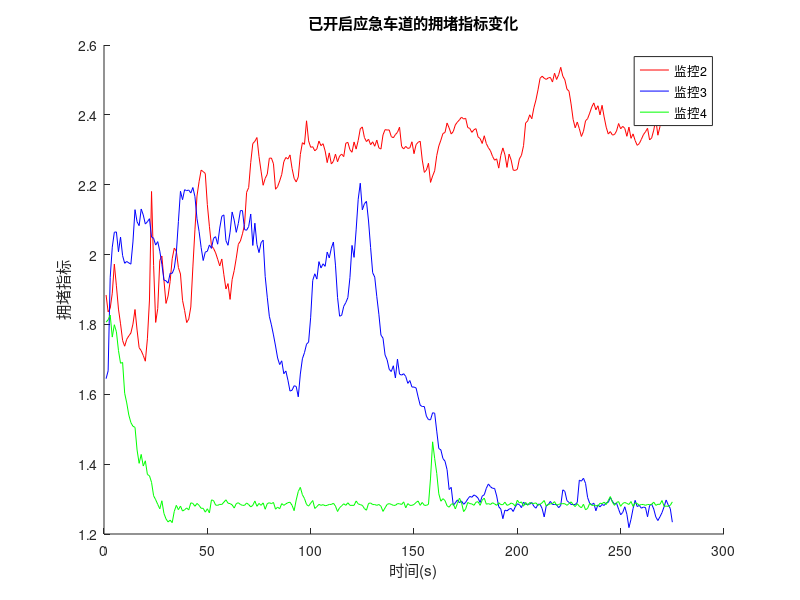
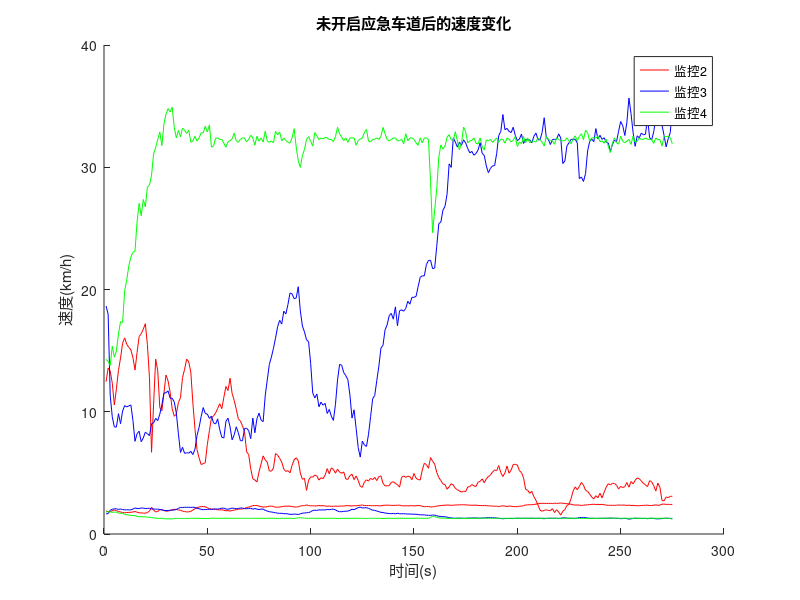

The MATLAB script that drew these images, in order:
clear; close all; clc
% 读取文件
load('noemergency_speed1_v.mat')
%watch2_rou = [rou{:,2}];watch3_rou = [rou{:,3}];watch4_rou = [rou{:,4}];
watch2_v = [v{:,2}];watch3_v = [v{:,3}];watch4_v = [v{:,4}];
%watch2_q = [q{:,2}];watch3_q = [q{:,3}];watch4_q = [q{:,4}];
% watch2_v(60:end) = watch2_v(60:end)+5;
%watch3_v(160:end) = watch3_v(160:end)-5;
%watch3_v(168) = watch2_v(168)+20;
%watch4_v(160) = 30;watch4_v(159) = 30;
% watch4_v(102:160) = watch4_v(102:160)+randi([-4,3],1,1);
% watch4_v(180:end) = watch4_v(180:end)+randi([-3,3],1,1);

indicate2_v = 80./(watch2_v+30); indicate3_v = 80./(watch3_v+30); indicate4_v = 80./(watch4_v+30);
% indicate3_v(140:end) = indicate3_v(140:end)+randi([0,1],1,1);


tblock = length(find(indicate2_v>2.0))+length(find(indicate3_v>2.0))+length(find(indicate4_v>2.0));
percent = tblock/(3*length(indicate2_v));
disp(["percent:",percent]);
h = figure;
hold on;

plot(indicate2_v, 'r-');
plot(indicate3_v, 'b-');
plot(indicate4_v, 'g-');
legend("监控2","监控3","监控4");
ylabel('拥堵指标');
xlabel('时间(s)');
title('已开启应急车道的拥堵指标变化');
exportgraphics(h, 'noemergency_indecate.png', 'BackgroundColor', 'none');

hold on;
% subplot(1, 3, 1); % 2行2列的网格，绘制第1个子图
% plot(watch2_v,watch2_q,'o');
% [fitresult_qv, gof] = fit(watch2_v', watch2_q', 'poly8');
% hold on;
% plot(fitresult_qv, 'r-');
% xlabel('速度(m/s)');
% ylabel('交通流量(veh/s)');
% ylim([1 max(watch2_q)]);
% title('q-v');
% 
% subplot(1, 3, 2); % 2行2列的网格，绘制第1个子图
% plot(watch2_rou,watch2_q,'o');
% [fitresult_qrou, gof] = fit(watch2_rou', watch2_q', 'poly8');
% hold on;
% plot(fitresult_qrou, 'r-');
% xlabel('密度veh/m)');
% ylabel('交通流量(veh/s)');
% ylim([1 max(watch2_q)]);
% title('rou-v');
% 
% subplot(1, 3, 3); % 2行2列的网格，绘制第1个子图
% plot(watch2_rou,watch2_v,'o');
% [fitresult_rouv, gof] = fit(watch2_rou', watch2_v', 'poly8');
% hold on;
% plot(fitresult_rouv, 'r-');
% xlabel('密度(veh/m)');
% ylabel('速度(m/s)');
% ylim([1 max(watch2_v)]);
% title('rou-v');


% plot(watch2_q, 'r-');
% plot(watch3_q, 'b-');
% plot(watch4_q, 'g-');
% legend("监控2","监控3","监控4");
% title('未开启应急车道的交通流量(veh/s)');
% exportgraphics(h, 'noemergency_speed1_q.png', 'BackgroundColor', 'none');


plot(watch2_v, 'r-');
plot(watch3_v, 'b-');
plot(watch4_v, 'g-');
legend("监控2","监控3","监控4");
ylabel('速度(km/h)');
xlabel('时间(s)');
title('未开启应急车道后的速度变化');
exportgraphics(h, 'noemergency_v.png', 'BackgroundColor', 'none');

% data = readtable('103.1.xlsx'); 
% data2 = readtable('105.1.xlsx'); 
% data3 = readtable('108.1.xlsx'); 
% data4 = readtable('103.1.xlsx'); 
% 
% time = data{:, 1};time2 = data2{:, 1};time3 = data3{:, 1};time4 = data4{:, 1};  % 第2列为时间
% flow = data{:, 2};flow2 = data2{:, 2};flow3 = data3{:, 2};flow4 = data4{:, 2};  % 第3列为交通流量
% speed = data{:, 3};speed2 = data2{:, 3};speed3 = data3{:, 3};speed4 = data4{:, 3};  % 第5列为车速
% ori_time_length = length(time);ori_time_length2 = length(time2);ori_time_length3 = length(time3);ori_time_length4 = length(time4);
% 
% num_intervals = ceil(length(time)/10); num_intervals2 = ceil(length(time2)/10); num_intervals3 = ceil(length(time3)/10); num_intervals4 = ceil(length(time4)/10); % 计算分段数
% new_time = 1:round(length(time)/10); new_time2 = 1:round(length(time2)/10); new_time3 = 1:round(length(time3)/10); new_time4 = 1:round(length(time4)/10); 
% new_flow = zeros(1, num_intervals); new_flow2 = zeros(1, num_intervals2); new_flow3 = zeros(1, num_intervals3); new_flow4 = zeros(1, num_intervals4); 
% new_speed = zeros(1, num_intervals);new_speed2 = zeros(1, num_intervals2);new_speed3 = zeros(1, num_intervals3);new_speed4 = zeros(1, num_intervals4);
% %% 1
% sumflow=0; avgspeed=0; sumspeed=0;count = 1;
% for time_count = 1:10:length(time)
%     sumflow = 0; sumspeed = 0;
%     for time_gap = time_count:time_count+10-1
%         if time_gap<=length(time)
%             sumflow = sumflow+flow(time_gap);
%             sumspeed = sumspeed+speed(time_gap);
%         else
%             break;
%         end
%     end 
%     new_flow(count) = sumflow;
%     new_speed(count) = sumspeed/10;
%     count=count+1;
% end
% %% 2
% sumflow2=0; avgspeed2=0; sumspeed2=0;count2 = 1;
% for time_count2 = 1:10:length(time2)
%     sumflow2 = 0; sumspeed2 = 0;
%     for time_gap2 = time_count2:time_count2+10-1
%         if time_gap2<=length(time2)
%             sumflow2 = sumflow2+flow2(time_gap2);
%             sumspeed2 = sumspeed2+speed2(time_gap2);
%         else
%             break;
%         end
%     end 
%     new_flow2(count2) = sumflow2;
%     new_speed2(count2) = sumspeed2/10;
%     count2=count2+1;
% end
% %% 3
% sumflow3=0; avgspeed3=0; sumspeed3=0;count3 = 1;
% for time_count3 = 1:10:length(time3)
%     sumflow3 = 0; sumspeed3 = 0;
%     for time_gap3 = time_count3:time_count3+10-1
%         if time_gap3<=length(time3)
%             sumflow3 = sumflow3+flow3(time_gap3);
%             sumspeed3 = sumspeed3+speed3(time_gap3);
%         else
%             break;
%         end
%     end 
%     new_flow3(count3) = sumflow3;
%     new_speed3(count3) = sumspeed3/10;
%     count3=count3+1;
% end
% %% 4
% sumflow4=0; avgspeed4=0; sumspeed4=0;count4 = 1;
% for time_count4 = 1:10:length(time4)
%     sumflow4 = 0; sumspeed4 = 0;
%     for time_gap4 = time_count4:time_count4+10-1
%         if time_gap4<=length(time4)
%             sumflow4 = sumflow4+flow4(time_gap4);
%             sumspeed4 = sumspeed4+speed4(time_gap4);
%         else
%             break;
%         end
%     end 
%     new_flow4(count4) = sumflow4;
%     new_speed4(count4) = sumspeed4/10;
%     count4=count4+1;
% end
% % plot(new_time, new_flow, '-');
% 
% time = new_time';time2 = new_time2';time3 = new_time3';time4 = new_time4';
% flow = new_flow';flow2 = new_flow2';flow3 = new_flow3';flow4 = new_flow4';
% speed = new_speed';speed2 = new_speed2';speed3 = new_speed3';speed4 = new_speed4';
% % 此时密度单位是veh/m
% density = flow./speed/3.6;density2 = flow2./speed2/3.6;density3 = flow3./speed3/3.6;density4 = flow4./speed4/3.6;
% %% 新数据写入excel
% %计算拥堵指数
% indicate = 80./speed; indicate2 = 80./speed2;indicate3 = 80./speed3;indicate4 = 80./speed4;% 按照80为自由流
% 
% % xlswrite('107.1_new.xlsx',[time,flow,speed,density,indicate]);
% % xlswrite('105.1_new.xlsx',[time2,flow2,speed2,density2,indicate2]);
% % xlswrite('108.1_new.xlsx',[time3,flow3,speed3,density3,indicate3]);
% % xlswrite('103.1_new.xlsx',[time4,flow4,speed4,density4,indicate4]);
% 
% %% 是否保存图片
% savepic_flag = 0;
% % 存储为mat格式
% data_all = cell(4,1);
% datamat = [flow(1:length(flow)-120),speed(1:length(speed)-120),density(1:length(density)-120),indicate(1:length(indicate)-120)];
% % save('input3.mat','datamat'); % 后面那个是mat里的数据名字
% 
% %% 需要做的：计算斯皮尔曼相关系数判断相关性
% 
% h = figure;
% subplot(2, 3, 1); % 2行2列的网格，绘制第1个子图
% plot(time, flow, '-');
% flow_avg = mean(flow);
% disp(["flow_avg:",flow_avg]);
% [fitresult_flow, gof] = fit(time, flow, 'poly8');
% hold on;  % 保持当前图像
% plot(fitresult_flow, 'r-');
% xlabel('时间(3·s)');
% %xlim([1 length(time)]);
% set(gca,'xtick',0:10:ori_time_length)
% ylim([1 max(flow)]);
% ylabel('交通流量(veh/s)');
% title('第4个点位视频1的流量Q统计结果');
% 
% subplot(2, 3, 2); % 2行2列的网格，绘制第1个子图
% yyaxis left
% plot(time, speed, '-');
% % 速度的平均值
% flow_speed = mean(speed);
% disp(["flow_speed:",flow_speed]);
% [fitresult_speed, gof] = fit(time, speed, 'poly8');
% hold on;  % 保持当前图像
% plot(fitresult_speed, 'r-');
% ylim([1 max(speed)]);
% ylabel('速度(Km/h)');
% %画右边的图
% hold on;
% yyaxis right
% [fitresult_indicate, gof] = fit(time, indicate, 'poly8');
% plot(fitresult_indicate, 'g-');
% ylim([0 max(indicate)]);
% ylabel('拥堵指数');
% %设置坐标轴
% xlabel('时间(3·s)');
% legend("速度曲线", "速度拟合曲线","拥堵指数")
% set(gca,'xtick',0:10:ori_time_length)
% title('第4个点位视频1的速度v与拥堵指数统计结果');
% 
% subplot(2, 3, 3); % 2行2列的网格，绘制第1个子图
% flow_density = mean(density);
% disp(["flow_density:",flow_density]);
% %单位长度的车辆数不超过1的，修改离异值
% % density(density>0.08) = mean(density); % 大于0.08的都改为平均值
% plot(density.*1000, '-'); %只是显示改成了veh/km
% [fitresult_density, gof] = fit(time, density.*1000, 'poly8');
% hold on;  % 保持当前图像
% plot(fitresult_density, 'r-');
% xlabel('时间(3·s)');
% set(gca,'xtick',0:10:ori_time_length)
% ylim([min(density)*1000 max(density)*1000]);
% ylabel('密度(veh/km)');
% title('第4个点位视频1的密度ρ计算结果');
% 
% subplot(2, 3, 4); % 2行2列的网格，绘制第1个子图
% plot(flow, speed, 'o');
% [fitresult_flowspeed, gof] = fit(flow, speed, 'poly4');
% hold on;  % 保持当前图像
% plot(fitresult_flowspeed, 'r-');
% xlabel('流量(veh/s)');
% ylabel('速度(Km/h)');
% title('第4个点位视频1的Q-v关系');
% 
% subplot(2, 3, 5); % 2行2列的网格，绘制第1个子图
% % density(density>0.8) = mean(density); % 大于0.8的都改为平均值
% plot(density.*1000,flow, 'o');
% [fitresult_densityflow, gof] = fit(density.*1000, flow, 'poly4');
% hold on;  % 保持当前图像
% plot(fitresult_densityflow, 'r-');
% xlabel('车辆密度(veh/km)');
% ylabel('流量(veh/s)');
% title('第4个点位视频1的Q-ρ关系');
% 
% subplot(2, 3, 6); % 2行2列的网格，绘制第1个子图
% plot(density.*1000,speed, 'o');
% [fitresult_densityspeed, gof] = fit(density.*1000, speed, 'poly4');
% hold on;  % 保持当前图像
% plot(fitresult_densityspeed, 'r-');
% xlabel('车辆密度(veh/km)');
% ylabel('速度(km/h)');
% title('第4个点位视频1的v-ρ关系');
% 
% %保存图片
% exportgraphics(h, 'point4_1.png', 'BackgroundColor', 'none');

% subplot(3, 3, 5); % 2行2列的网格，绘制第1个子图
% plot(flow, 'o');
% hold on;
% plot(speed, 'o');
% xlabel('时间(s)');
% ylabel('流量/速度');
% title('q v');
% legend('流量', '速度');

% subplot(3, 3, 6); % 2行2列的网格，绘制第1个子图
% plot(new_time, new_flow, 'o');
% hold on;  % 保持当前图像
% [fitresult_new, gof] = fit(new_time', new_flow', 'poly8');
% plot(fitresult_new, 'r-');
% xlabel('新时间');
% ylabel('新流量');
% title('流量');
% legend('流量', '速度');

% 拟合多项式，2是多项式的阶数
% [fitresult, gof] = fit(time, flow, 'poly8');
% % 查看拟合结果
% % disp(fitresult);
% hold on;  % 保持当前图像
% % plot(fitresult, 'r-');  % 绘制拟合曲线
% legend('原始数据', '拟合曲线');
% hold off;